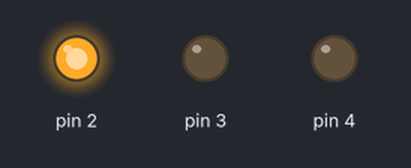
The sketch below on a simulated Arduino Uno, built with avr-gcc and run on an emulated ATmega328P. Parts: output pins drawn as LEDs (lit = HIGH).

Above: at 0.2 s.
At 1.2 s:
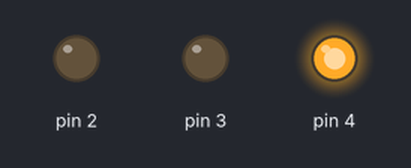
At 2.7 s:
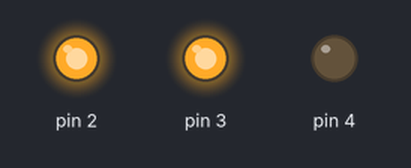
At 3.7 s:
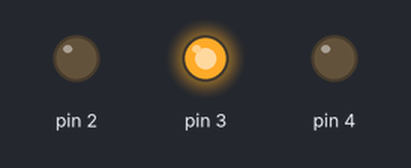
Timing chart, 0 to 4.6 s (numbered marks = the images above):
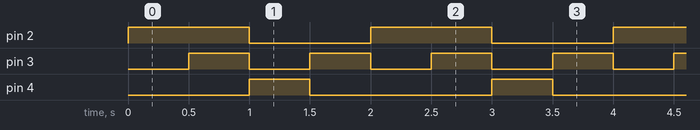

Measured:
- by itself, pin 2: alternates HIGH for 1.0 s and LOW for 1.0 s
- by itself, pin 3: alternates HIGH for 0.50 s and LOW for 0.50 s
- by itself, pin 4: alternates HIGH for 0.50 s and LOW for 1.5 s

The sketch:

trafik_lambasi_1.ino
```cpp
void setup()
{
  pinMode(2, OUTPUT);
  pinMode(3, OUTPUT);
  pinMode(4, OUTPUT);
}

void loop()
{
  digitalWrite(2, HIGH);
  delay(500);
  digitalWrite(3, HIGH);
  delay(500);
  digitalWrite(2, LOW);
  digitalWrite(3, LOW);
  digitalWrite(4, HIGH);
  delay(500);
  digitalWrite(4, LOW);
  digitalWrite(3, HIGH);
  delay(500);
  digitalWrite(3, LOW);
}
```
